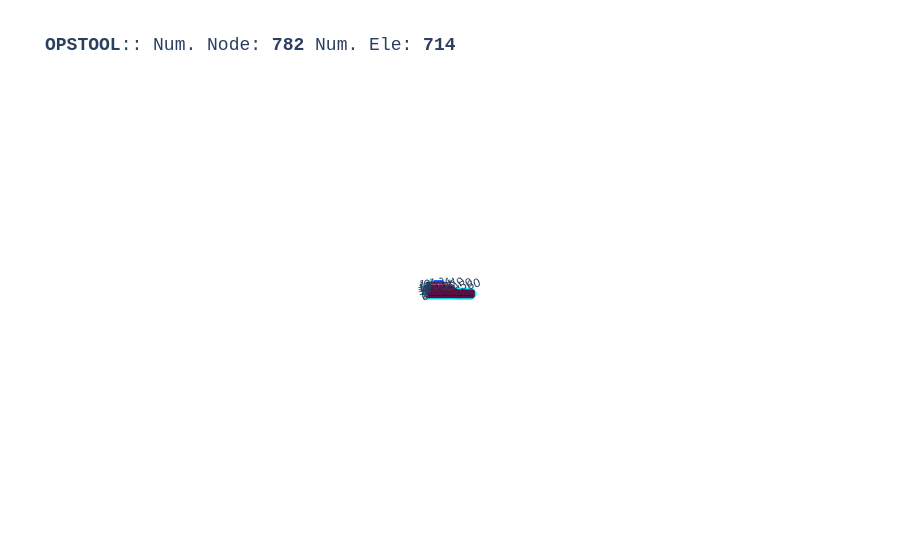

This figure's notebook cell:
### Code cell
opst.vis.plotly.plot_model(show_node_numbering=False, show_ele_numbering=False, show_nodal_loads = False)

### Figure 1 — Plotly figure (JSON) as saved in the notebook; plotly's stock layout.template omitted (floating-point values rounded to 4 significant figures; data arrays with more than 128 entries replaced by an {"elided": "..."} marker saying what was removed)
{"data": [{"color": "#00FFFF", "hoverinfo": "skip", "i": {"elided": "1406 int values"}, "j": {"elided": "1406 int values"}, "k": {"elided": "1406 int values"}, "name": "FourNodeQuadUP", "opacity": 1, "type": "mesh3d", "x": {"elided": "2812 float values"}, "y": {"elided": "2812 float values"}, "z": {"elided": "2812 float values"}}, {"connectgaps": false, "hoverinfo": "skip", "line": {"color": "black", "width": 1}, "mode": "lines", "name": "Edge", "type": "scatter3d", "x": {"elided": "4218 float values"}, "y": {"elided": "4218 float values"}, "z": {"elided": "4218 float values"}}, {"connectgaps": false, "hoverinfo": "skip", "line": {"color": "#0652ff", "width": 5}, "mode": "lines", "name": "DispBeamColumn2d", "type": "scatter3d", "x": [20.0, 18.95, NaN, 18.95, 17.9, NaN, 17.9, 16.84, NaN, 16.84, 15.79, NaN, 15.79, 14.74, NaN, 14.74, 13.69, NaN, 13.69, 12.64, NaN, 12.64, 11.59, NaN, 11.59, 10.53, NaN, 10.53, 9.482, NaN, 9.482, 8.43, NaN], "y": [15.0, 15.0, NaN, 15.0, 15.0, NaN, 15.0, 15.0, NaN, 15.0, 15.0, NaN, 15.0, 15.0, NaN, 15.0, 15.0, NaN, 15.0, 15.0, NaN, 15.0, 15.0, NaN, 15.0, 15.0, NaN, 15.0, 15.0, NaN, 15.0, 15.0, NaN], "z": [0.0, 0.0, NaN, 0.0, 0.0, NaN, 0.0, 0.0, NaN, 0.0, 0.0, NaN, 0.0, 0.0, NaN, 0.0, 0.0, NaN, 0.0, 0.0, NaN, 0.0, 0.0, NaN, 0.0, 0.0, NaN, 0.0, 0.0, NaN, 0.0, 0.0, NaN]}, {"customdata": {"elided": "703 str values"}, "hovertemplate": "%{customdata}", "marker": {"color": "#00FFFF", "size": 3, "symbol": "diamond-open"}, "mode": "markers", "name": "FourNodeQuadUP", "type": "scatter3d", "x": {"elided": "703 float values"}, "y": {"elided": "703 float values"}, "z": {"elided": "703 float values"}}, {"customdata": ["eleTag: 1001<br>connectedNodes:<br> [771 772]", "eleTag: 1002<br>connectedNodes:<br> [772 773]", "eleTag: 1003<br>connectedNodes:<br> [773 774]", "eleTag: 1004<br>connectedNodes:<br> [774 775]", "eleTag: 1005<br>connectedNodes:<br> [775 776]", "eleTag: 1006<br>connectedNodes:<br> [776 777]", "eleTag: 1007<br>connectedNodes:<br> [777 778]", "eleTag: 1008<br>connectedNodes:<br> [778 779]", "eleTag: 1009<br>connectedNodes:<br> [779 780]", "eleTag: 1010<br>connectedNodes:<br> [780 781]", "eleTag: 1011<br>connectedNodes:<br> [781 782]"], "hovertemplate": "%{customdata}", "marker": {"color": "#0652ff", "size": 3, "symbol": "diamond-open"}, "mode": "markers", "name": "DispBeamColumn2d", "type": "scatter3d", "x": [19.47, 18.42, 17.37, 16.32, 15.27, 14.22, 13.16, 12.11, 11.06, 10.01, 8.956], "y": [15.0, 15.0, 15.0, 15.0, 15.0, 15.0, 15.0, 15.0, 15.0, 15.0, 15.0], "z": [0.0, 0.0, 0.0, 0.0, 0.0, 0.0, 0.0, 0.0, 0.0, 0.0, 0.0]}, {"customdata": {"elided": "782 str values"}, "hovertemplate": "x: %{x}<br>y: %{y}<br>z: %{z} <br>nodeTag: %{customdata}", "marker": {"color": "#580f41", "size": 3, "symbol": "circle"}, "mode": "markers", "name": "Nodes", "type": "scatter3d", "x": {"elided": "782 float values"}, "y": {"elided": "782 float values"}, "z": {"elided": "782 float values"}}, {"connectgaps": false, "hoverinfo": "skip", "line": {"color": "#FF1493", "width": 2.5}, "mode": "lines", "name": "mp constraint", "type": "scatter3d", "x": [20.0, 20.0, NaN, 18.95, 18.95, NaN, 17.9, 17.89, NaN, 16.84, 17.89, NaN, 15.79, 16.84, NaN, 14.74, 15.79, NaN, 13.69, 14.74, NaN, 12.64, 13.68, NaN, 11.59, 12.63, NaN, 10.53, 11.58, NaN, 9.482, 10.53, NaN, 8.43, 9.474, NaN], "y": [15.0, 15.0, NaN, 15.0, 15.0, NaN, 15.0, 15.0, NaN, 15.0, 15.0, NaN, 15.0, 15.0, NaN, 15.0, 15.0, NaN, 15.0, 15.0, NaN, 15.0, 15.0, NaN, 15.0, 15.0, NaN, 15.0, 15.0, NaN, 15.0, 15.0, NaN, 15.0, 15.0, NaN], "z": [0.0, 0.0, NaN, 0.0, 0.0, NaN, 0.0, 0.0, NaN, 0.0, 0.0, NaN, 0.0, 0.0, NaN, 0.0, 0.0, NaN, 0.0, 0.0, NaN, 0.0, 0.0, NaN, 0.0, 0.0, NaN, 0.0, 0.0, NaN, 0.0, 0.0, NaN, 0.0, 0.0, NaN]}], "layout": {"autosize": true, "font": {"family": "Arial, sans-serif"}, "scene": {"aspectmode": "data", "camera": {"eye": {"x": 0, "y": -0.1, "z": 60}}, "dragmode": "pan", "xaxis": {"showbackground": false}, "yaxis": {"showbackground": false}, "zaxis": {"showbackground": true, "showgrid": true, "showticklabels": false, "ticks": "", "title": {"text": ""}, "visible": true}}, "showlegend": false, "title": {"font": {"family": "courier", "size": 18}, "text": "<b>OPSTOOL</b>:: Num. Node: <b>782</b> Num. Ele: <b>714</b>"}}}
